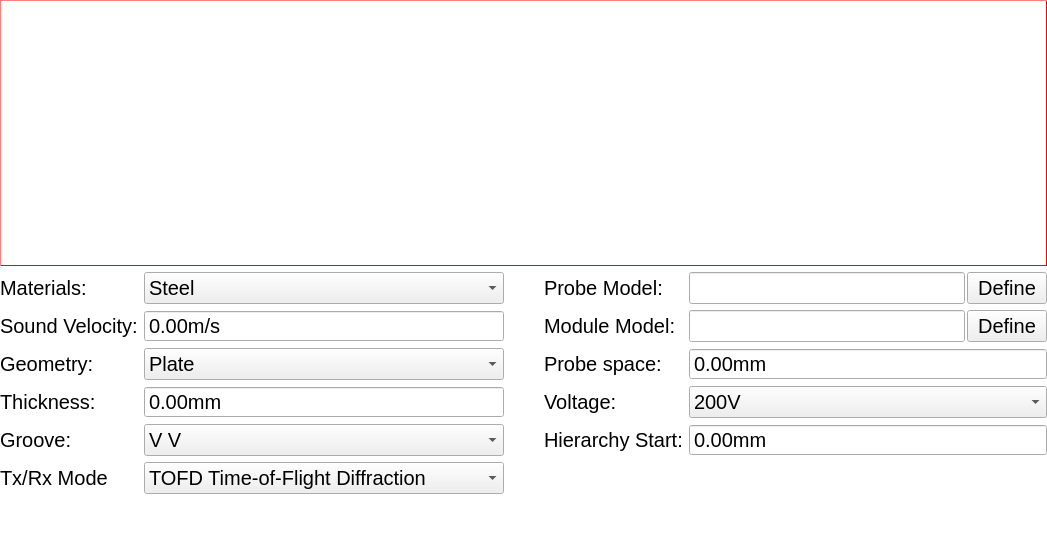
<?xml version="1.0" encoding="UTF-8"?>
<ui version="4.0">
 <class>UTDetectSettingWidget</class>
 <widget class="QWidget" name="UTDetectSettingWidget">
  <property name="geometry">
   <rect>
    <x>0</x>
    <y>0</y>
    <width>1047</width>
    <height>537</height>
   </rect>
  </property>
  <property name="windowTitle">
   <string>Form</string>
  </property>
  <property name="styleSheet">
   <string notr="true">QWidget#UTDetectSettingWidget {
background-color: rgb(255, 255, 255);
}</string>
  </property>
  <layout class="QVBoxLayout" name="verticalLayout" stretch="1,1">
   <property name="spacing">
    <number>6</number>
   </property>
   <property name="leftMargin">
    <number>0</number>
   </property>
   <property name="topMargin">
    <number>0</number>
   </property>
   <property name="rightMargin">
    <number>0</number>
   </property>
   <property name="bottomMargin">
    <number>0</number>
   </property>
   <item>
    <widget class="QWidget" name="showWidget" native="true">
     <property name="sizePolicy">
      <sizepolicy hsizetype="Expanding" vsizetype="Expanding">
       <horstretch>0</horstretch>
       <verstretch>0</verstretch>
      </sizepolicy>
     </property>
     <property name="styleSheet">
      <string notr="true">QWidget{
background-color:rgb(255, 255, 255);
color: white;   
border: 1px groove red;
border-style: outset;
}
</string>
     </property>
    </widget>
   </item>
   <item>
    <layout class="QHBoxLayout" name="topHorizontalLayout" stretch="0,0">
     <property name="spacing">
      <number>40</number>
     </property>
     <item>
      <layout class="QFormLayout" name="leftFormLayout">
       <property name="horizontalSpacing">
        <number>6</number>
       </property>
       <property name="verticalSpacing">
        <number>6</number>
       </property>
       <property name="bottomMargin">
        <number>0</number>
       </property>
       <item row="0" column="0">
        <widget class="QLabel" name="materialsLabel">
         <property name="sizePolicy">
          <sizepolicy hsizetype="Preferred" vsizetype="Preferred">
           <horstretch>0</horstretch>
           <verstretch>0</verstretch>
          </sizepolicy>
         </property>
         <property name="minimumSize">
          <size>
           <width>0</width>
           <height>30</height>
          </size>
         </property>
         <property name="font">
          <font>
           <pointsize>15</pointsize>
          </font>
         </property>
         <property name="text">
          <string>Materials:</string>
         </property>
        </widget>
       </item>
       <item row="1" column="0">
        <widget class="QLabel" name="soundVelocityLabel">
         <property name="sizePolicy">
          <sizepolicy hsizetype="Preferred" vsizetype="Preferred">
           <horstretch>0</horstretch>
           <verstretch>0</verstretch>
          </sizepolicy>
         </property>
         <property name="minimumSize">
          <size>
           <width>0</width>
           <height>30</height>
          </size>
         </property>
         <property name="font">
          <font>
           <pointsize>15</pointsize>
          </font>
         </property>
         <property name="text">
          <string>Sound Velocity:</string>
         </property>
        </widget>
       </item>
       <item row="2" column="0">
        <widget class="QLabel" name="shapeLabel">
         <property name="sizePolicy">
          <sizepolicy hsizetype="Preferred" vsizetype="Preferred">
           <horstretch>0</horstretch>
           <verstretch>0</verstretch>
          </sizepolicy>
         </property>
         <property name="minimumSize">
          <size>
           <width>0</width>
           <height>30</height>
          </size>
         </property>
         <property name="font">
          <font>
           <pointsize>15</pointsize>
          </font>
         </property>
         <property name="text">
          <string>Geometry:</string>
         </property>
        </widget>
       </item>
       <item row="3" column="0">
        <widget class="QLabel" name="thicknessLabel">
         <property name="sizePolicy">
          <sizepolicy hsizetype="Preferred" vsizetype="Preferred">
           <horstretch>0</horstretch>
           <verstretch>0</verstretch>
          </sizepolicy>
         </property>
         <property name="minimumSize">
          <size>
           <width>0</width>
           <height>30</height>
          </size>
         </property>
         <property name="font">
          <font>
           <pointsize>15</pointsize>
          </font>
         </property>
         <property name="text">
          <string>Thickness:</string>
         </property>
        </widget>
       </item>
       <item row="4" column="0">
        <widget class="QLabel" name="grooveLabel">
         <property name="sizePolicy">
          <sizepolicy hsizetype="Preferred" vsizetype="Preferred">
           <horstretch>0</horstretch>
           <verstretch>0</verstretch>
          </sizepolicy>
         </property>
         <property name="minimumSize">
          <size>
           <width>0</width>
           <height>30</height>
          </size>
         </property>
         <property name="font">
          <font>
           <pointsize>15</pointsize>
          </font>
         </property>
         <property name="text">
          <string>Groove:</string>
         </property>
        </widget>
       </item>
       <item row="5" column="0">
        <widget class="QLabel" name="modeLabel">
         <property name="sizePolicy">
          <sizepolicy hsizetype="Preferred" vsizetype="Preferred">
           <horstretch>0</horstretch>
           <verstretch>0</verstretch>
          </sizepolicy>
         </property>
         <property name="minimumSize">
          <size>
           <width>0</width>
           <height>30</height>
          </size>
         </property>
         <property name="font">
          <font>
           <pointsize>15</pointsize>
          </font>
         </property>
         <property name="text">
          <string>Tx/Rx Mode</string>
         </property>
        </widget>
       </item>
       <item row="0" column="1">
        <widget class="QComboBox" name="materialsComboBox">
         <property name="sizePolicy">
          <sizepolicy hsizetype="Expanding" vsizetype="Preferred">
           <horstretch>0</horstretch>
           <verstretch>0</verstretch>
          </sizepolicy>
         </property>
         <property name="font">
          <font>
           <pointsize>15</pointsize>
          </font>
         </property>
         <item>
          <property name="text">
           <string>Steel</string>
          </property>
         </item>
        </widget>
       </item>
       <item row="1" column="1">
        <widget class="QDoubleSpinBox" name="soundVelocityDoubleSpinBox">
         <property name="sizePolicy">
          <sizepolicy hsizetype="Expanding" vsizetype="Preferred">
           <horstretch>0</horstretch>
           <verstretch>0</verstretch>
          </sizepolicy>
         </property>
         <property name="font">
          <font>
           <pointsize>15</pointsize>
          </font>
         </property>
         <property name="buttonSymbols">
          <enum>QAbstractSpinBox::NoButtons</enum>
         </property>
         <property name="suffix">
          <string>m/s</string>
         </property>
         <property name="maximum">
          <double>9999.000000000000000</double>
         </property>
        </widget>
       </item>
       <item row="2" column="1">
        <widget class="QComboBox" name="shapeComboBox">
         <property name="sizePolicy">
          <sizepolicy hsizetype="Expanding" vsizetype="Preferred">
           <horstretch>0</horstretch>
           <verstretch>0</verstretch>
          </sizepolicy>
         </property>
         <property name="font">
          <font>
           <pointsize>15</pointsize>
          </font>
         </property>
         <item>
          <property name="text">
           <string>Plate</string>
          </property>
         </item>
         <item>
          <property name="text">
           <string>OD</string>
          </property>
         </item>
         <item>
          <property name="text">
           <string>ID</string>
          </property>
         </item>
        </widget>
       </item>
       <item row="3" column="1">
        <widget class="QDoubleSpinBox" name="doubleSpinBox_thickness">
         <property name="sizePolicy">
          <sizepolicy hsizetype="Expanding" vsizetype="Preferred">
           <horstretch>0</horstretch>
           <verstretch>0</verstretch>
          </sizepolicy>
         </property>
         <property name="font">
          <font>
           <pointsize>15</pointsize>
          </font>
         </property>
         <property name="buttonSymbols">
          <enum>QAbstractSpinBox::NoButtons</enum>
         </property>
         <property name="suffix">
          <string>mm</string>
         </property>
        </widget>
       </item>
       <item row="5" column="1">
        <widget class="QComboBox" name="modeComboBox">
         <property name="sizePolicy">
          <sizepolicy hsizetype="Expanding" vsizetype="Preferred">
           <horstretch>0</horstretch>
           <verstretch>0</verstretch>
          </sizepolicy>
         </property>
         <property name="font">
          <font>
           <pointsize>15</pointsize>
          </font>
         </property>
         <item>
          <property name="text">
           <string>TOFD Time-of-Flight Diffraction</string>
          </property>
         </item>
         <item>
          <property name="text">
           <string>PE Pulse-Echo</string>
          </property>
         </item>
        </widget>
       </item>
       <item row="4" column="1">
        <widget class="QComboBox" name="grooveComboBox">
         <property name="enabled">
          <bool>true</bool>
         </property>
         <property name="sizePolicy">
          <sizepolicy hsizetype="Expanding" vsizetype="Preferred">
           <horstretch>0</horstretch>
           <verstretch>0</verstretch>
          </sizepolicy>
         </property>
         <property name="font">
          <font>
           <pointsize>15</pointsize>
          </font>
         </property>
         <item>
          <property name="text">
           <string>V V</string>
          </property>
         </item>
        </widget>
       </item>
      </layout>
     </item>
     <item>
      <layout class="QFormLayout" name="rightFormLayout">
       <property name="horizontalSpacing">
        <number>6</number>
       </property>
       <property name="verticalSpacing">
        <number>6</number>
       </property>
       <item row="0" column="0">
        <widget class="QLabel" name="probeModelLabel">
         <property name="sizePolicy">
          <sizepolicy hsizetype="Preferred" vsizetype="Preferred">
           <horstretch>0</horstretch>
           <verstretch>0</verstretch>
          </sizepolicy>
         </property>
         <property name="minimumSize">
          <size>
           <width>0</width>
           <height>30</height>
          </size>
         </property>
         <property name="font">
          <font>
           <pointsize>15</pointsize>
          </font>
         </property>
         <property name="text">
          <string>Probe Model:</string>
         </property>
        </widget>
       </item>
       <item row="0" column="1">
        <layout class="QHBoxLayout" name="probeHorizontalLayout">
         <property name="spacing">
          <number>2</number>
         </property>
         <item>
          <widget class="QLineEdit" name="probeModelLineEdit">
           <property name="sizePolicy">
            <sizepolicy hsizetype="Expanding" vsizetype="Preferred">
             <horstretch>0</horstretch>
             <verstretch>0</verstretch>
            </sizepolicy>
           </property>
           <property name="font">
            <font>
             <pointsize>15</pointsize>
            </font>
           </property>
           <property name="focusPolicy">
            <enum>Qt::StrongFocus</enum>
           </property>
          </widget>
         </item>
         <item>
          <widget class="QPushButton" name="probeDefinePushButton">
           <property name="font">
            <font>
             <pointsize>15</pointsize>
            </font>
           </property>
           <property name="text">
            <string>Define</string>
           </property>
          </widget>
         </item>
        </layout>
       </item>
       <item row="1" column="0">
        <widget class="QLabel" name="moduleModelLabel">
         <property name="sizePolicy">
          <sizepolicy hsizetype="Preferred" vsizetype="Preferred">
           <horstretch>0</horstretch>
           <verstretch>0</verstretch>
          </sizepolicy>
         </property>
         <property name="minimumSize">
          <size>
           <width>0</width>
           <height>30</height>
          </size>
         </property>
         <property name="font">
          <font>
           <pointsize>15</pointsize>
          </font>
         </property>
         <property name="text">
          <string>Module Model:</string>
         </property>
        </widget>
       </item>
       <item row="1" column="1">
        <layout class="QHBoxLayout" name="moduleHorizontalLayout" stretch="0,0">
         <property name="spacing">
          <number>2</number>
         </property>
         <item>
          <widget class="QLineEdit" name="moduleModelLineEdit">
           <property name="sizePolicy">
            <sizepolicy hsizetype="Expanding" vsizetype="Preferred">
             <horstretch>0</horstretch>
             <verstretch>0</verstretch>
            </sizepolicy>
           </property>
           <property name="font">
            <font>
             <pointsize>15</pointsize>
            </font>
           </property>
          </widget>
         </item>
         <item>
          <widget class="QPushButton" name="moduleDefinePushButton">
           <property name="font">
            <font>
             <pointsize>15</pointsize>
            </font>
           </property>
           <property name="text">
            <string>Define</string>
           </property>
          </widget>
         </item>
        </layout>
       </item>
       <item row="2" column="0">
        <widget class="QLabel" name="probeSpaceLabel">
         <property name="sizePolicy">
          <sizepolicy hsizetype="Preferred" vsizetype="Preferred">
           <horstretch>0</horstretch>
           <verstretch>0</verstretch>
          </sizepolicy>
         </property>
         <property name="minimumSize">
          <size>
           <width>0</width>
           <height>30</height>
          </size>
         </property>
         <property name="font">
          <font>
           <pointsize>15</pointsize>
          </font>
         </property>
         <property name="text">
          <string>Probe space:</string>
         </property>
        </widget>
       </item>
       <item row="2" column="1">
        <widget class="QDoubleSpinBox" name="probeSpaceDoubleSpinBox">
         <property name="sizePolicy">
          <sizepolicy hsizetype="Expanding" vsizetype="Preferred">
           <horstretch>0</horstretch>
           <verstretch>0</verstretch>
          </sizepolicy>
         </property>
         <property name="font">
          <font>
           <pointsize>15</pointsize>
          </font>
         </property>
         <property name="buttonSymbols">
          <enum>QAbstractSpinBox::NoButtons</enum>
         </property>
         <property name="suffix">
          <string>mm</string>
         </property>
        </widget>
       </item>
       <item row="3" column="0">
        <widget class="QLabel" name="voltageLabel">
         <property name="sizePolicy">
          <sizepolicy hsizetype="Preferred" vsizetype="Preferred">
           <horstretch>0</horstretch>
           <verstretch>0</verstretch>
          </sizepolicy>
         </property>
         <property name="minimumSize">
          <size>
           <width>0</width>
           <height>30</height>
          </size>
         </property>
         <property name="font">
          <font>
           <pointsize>15</pointsize>
          </font>
         </property>
         <property name="text">
          <string>Voltage:</string>
         </property>
        </widget>
       </item>
       <item row="4" column="0">
        <widget class="QLabel" name="hierarchyStartLabel">
         <property name="sizePolicy">
          <sizepolicy hsizetype="Preferred" vsizetype="Preferred">
           <horstretch>0</horstretch>
           <verstretch>0</verstretch>
          </sizepolicy>
         </property>
         <property name="minimumSize">
          <size>
           <width>0</width>
           <height>30</height>
          </size>
         </property>
         <property name="font">
          <font>
           <pointsize>15</pointsize>
          </font>
         </property>
         <property name="text">
          <string>Hierarchy Start:</string>
         </property>
        </widget>
       </item>
       <item row="3" column="1">
        <widget class="QComboBox" name="voltageComboBox">
         <property name="sizePolicy">
          <sizepolicy hsizetype="Expanding" vsizetype="Preferred">
           <horstretch>0</horstretch>
           <verstretch>0</verstretch>
          </sizepolicy>
         </property>
         <property name="font">
          <font>
           <pointsize>15</pointsize>
          </font>
         </property>
         <item>
          <property name="text">
           <string>200V</string>
          </property>
         </item>
        </widget>
       </item>
       <item row="4" column="1">
        <widget class="QDoubleSpinBox" name="hierarchyStartDoubleSpinBox">
         <property name="sizePolicy">
          <sizepolicy hsizetype="Expanding" vsizetype="Preferred">
           <horstretch>0</horstretch>
           <verstretch>0</verstretch>
          </sizepolicy>
         </property>
         <property name="font">
          <font>
           <pointsize>15</pointsize>
          </font>
         </property>
         <property name="buttonSymbols">
          <enum>QAbstractSpinBox::NoButtons</enum>
         </property>
         <property name="suffix">
          <string>mm</string>
         </property>
        </widget>
       </item>
      </layout>
     </item>
    </layout>
   </item>
  </layout>
 </widget>
 <resources/>
 <connections/>
</ui>
